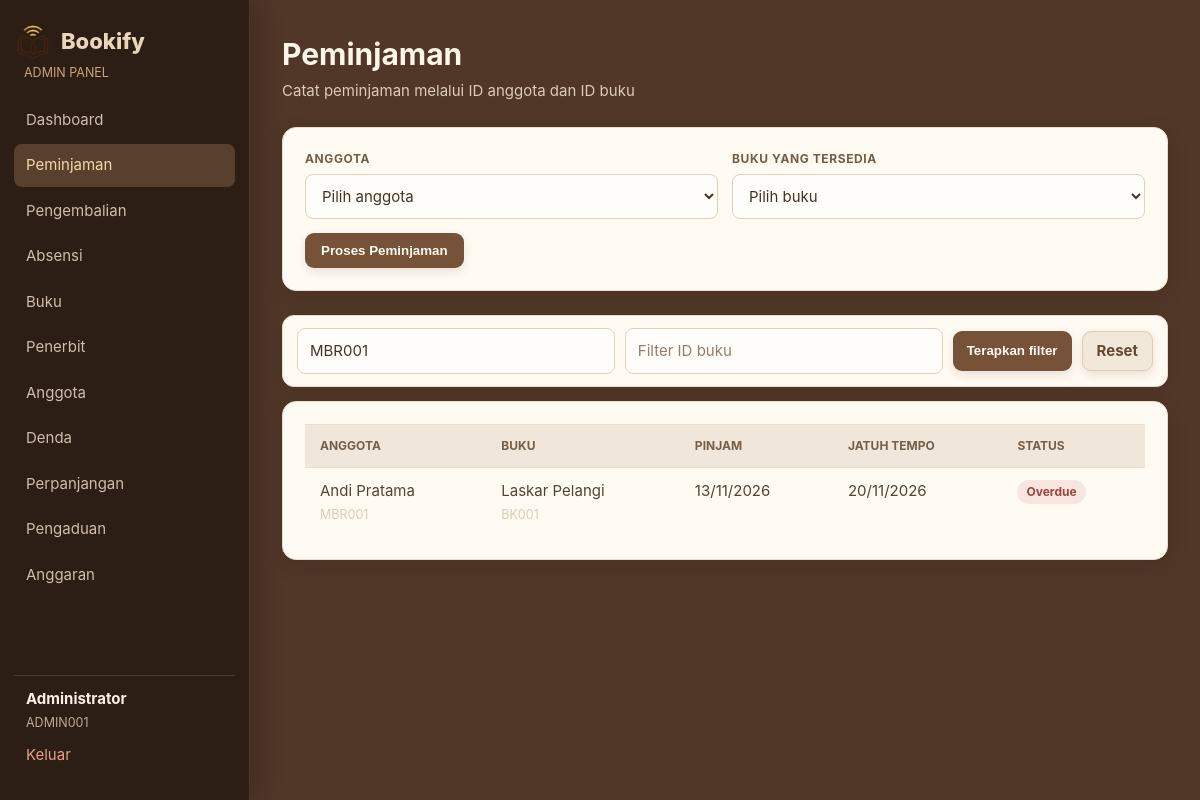
Page /admin/borrowing.php?member_id=MBR001 (signed in) on the earlier database version.
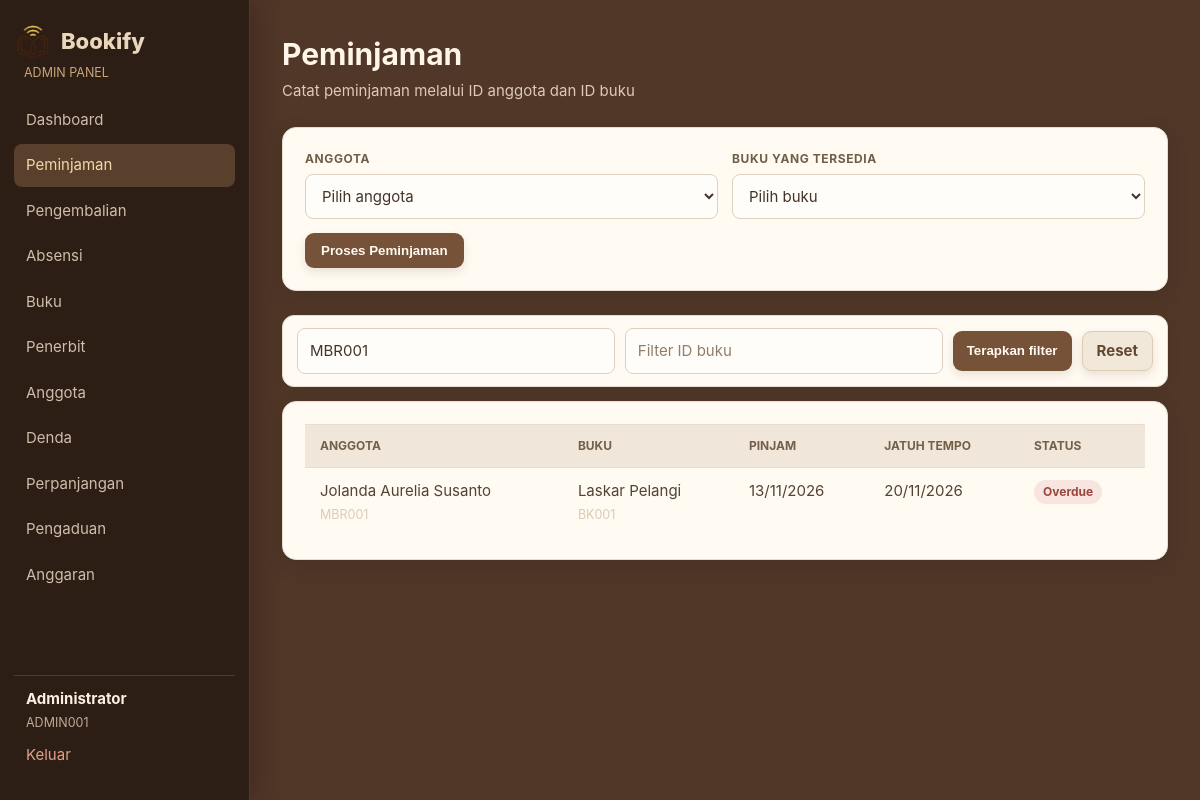
Same page on the later database version.
### tables this page shows
CREATE TABLE borrowings (
    id INTEGER PRIMARY KEY AUTOINCREMENT, user_id INTEGER NOT NULL, book_id INTEGER NOT NULL,
    borrowed_at TEXT NOT NULL DEFAULT CURRENT_TIMESTAMP, due_date TEXT NOT NULL, returned_at TEXT,
    status TEXT NOT NULL DEFAULT 'active', renew_count INTEGER NOT NULL DEFAULT 0,
    created_at TEXT NOT NULL DEFAULT CURRENT_TIMESTAMP, updated_at TEXT NOT NULL DEFAULT CURRENT_TIMESTAMP,
    FOREIGN KEY (user_id) REFERENCES users(id), FOREIGN KEY (book_id) REFERENCES books(id)
);

CREATE TABLE users (
    id INTEGER PRIMARY KEY AUTOINCREMENT, member_id TEXT NOT NULL UNIQUE, name TEXT NOT NULL,
    email TEXT NOT NULL UNIQUE, phone TEXT, gender TEXT, address TEXT, password TEXT NOT NULL,
    role TEXT NOT NULL DEFAULT 'member', status TEXT NOT NULL DEFAULT 'active',
    created_at TEXT NOT NULL DEFAULT CURRENT_TIMESTAMP, updated_at TEXT NOT NULL DEFAULT CURRENT_TIMESTAMP
);

CREATE TABLE books (
    id INTEGER PRIMARY KEY AUTOINCREMENT, book_id TEXT NOT NULL UNIQUE, title TEXT NOT NULL, author TEXT NOT NULL,
    year INTEGER, pages INTEGER, genre TEXT, stock INTEGER NOT NULL DEFAULT 1, available INTEGER NOT NULL DEFAULT 1,
    cover_url TEXT, publisher_id INTEGER, created_at TEXT NOT NULL DEFAULT CURRENT_TIMESTAMP,
    updated_at TEXT NOT NULL DEFAULT CURRENT_TIMESTAMP,
    FOREIGN KEY (publisher_id) REFERENCES publishers(id) ON DELETE SET NULL
);

### admin/borrowing.php (the view, shortened to what this page needs)
<?php
require_once __DIR__ . '/../includes/layout.php'; require_admin();
$memberId=trim($_GET['member_id']??''); $bookId=trim($_GET['book_id']??'');
$query='SELECT br.*,u.name,u.member_id,b.title,b.book_id FROM borrowings br JOIN users u ON u.id=br.user_id JOIN books b ON b.id=br.book_id'; $where=[]; $params=[];
if($memberId!==''){ $where[]='u.member_id LIKE ?'; $params[]='%'.$memberId.'%'; } if($bookId!==''){ $where[]='b.book_id LIKE ?'; $params[]='%'.$bookId.'%'; }
if($where) $query.=' WHERE '.implode(' AND ',$where); $data=rows($query.' ORDER BY br.borrowed_at DESC',$params);
?>
<section class="modal"><form method="post"><div class="form-grid"><div class="form-row"><label>Anggota</label><select name="member_id" required><option value="">Pilih anggota</option></select></div><div class="form-row"><label>Buku yang tersedia</label><select name="book_id" required><option value="">Pilih buku</option></select></div></div><button>Proses Peminjaman</button></form></section>
<form class="card admin-id-search" method="get"><input name="member_id" value="<?= e($memberId) ?>" placeholder="Filter ID anggota"><input name="book_id" value="<?= e($bookId) ?>" placeholder="Filter ID buku"><button type="submit">Terapkan filter</button><a class="button secondary" href="<?= e(url('admin/borrowing.php')) ?>">Reset</a></form>
<section class="card table-card"><table><thead><tr><th>Anggota</th><th>Buku</th><th>Pinjam</th><th>Jatuh Tempo</th><th>Status</th></tr></thead><tbody><?php foreach($data as $row): ?><tr><td><?= e($row['name']) ?><br><small class="muted"><?=e($row['member_id'])?></small></td><td><?=e($row['title'])?><br><small class="muted"><?=e($row['book_id'])?></small></td><td><?=date_id($row['borrowed_at'])?></td><td><?=date_id($row['due_date'])?></td><td><?=status_badge($row['status'])?></td></tr><?php endforeach; ?></tbody></table></section><?php page_foot(true); ?>

### includes/bootstrap.php (shortened to what this page needs)
<?php
function base_url(string $path = ''): string
{
    $script = rawurldecode($_SERVER['SCRIPT_NAME'] ?? '');
    $marker = '/versiphp/';
    $position = stripos($script, $marker);
    $base = $position === false ? '' : substr($script, 0, $position + strlen($marker) - 1);
    return $base . ($path === '' ? '/' : '/' . ltrim($path, '/'));
}
function url(string $path = ''): string
{
    return base_url($path);
}
function e(mixed $value): string
{
    return htmlspecialchars((string) $value, ENT_QUOTES, 'UTF-8');
}
function pdo(): PDO
{
    static $pdo = null;
    if ($pdo instanceof PDO) {
        return $pdo;
    }
    $pdo = new PDO('sqlite:' . DB_FILE);
    $pdo->setAttribute(PDO::ATTR_ERRMODE, PDO::ERRMODE_EXCEPTION);
    $pdo->setAttribute(PDO::ATTR_DEFAULT_FETCH_MODE, PDO::FETCH_ASSOC);
    $pdo->exec('PRAGMA foreign_keys = ON');
    initialise_database($pdo);
    return $pdo;
}
function initialise_database(PDO $db): void
{
    if ((int) $db->query('SELECT COUNT(*) FROM users')->fetchColumn() === 0) {
        seed_database($db);
    }
}
function rows(string $query, array $params = []): array
{
    $statement = pdo()->prepare($query);
    $statement->execute($params);
    return $statement->fetchAll();
}
function status_badge(string $status): string
{
    return '<span class="badge badge-' . e($status) . '">' . e(ucfirst($status)) . '</span>';
}
function date_id(?string $value, bool $withTime = false): string
{
    $time = strtotime($value);
    return date($withTime ? 'd/m/Y H:i' : 'd/m/Y', $time);
}

Differences in the rows shown:
changed through a linked row, borrowings "Overdue": user.name "Andi Pratama" → "Jolanda Aurelia Susanto"
